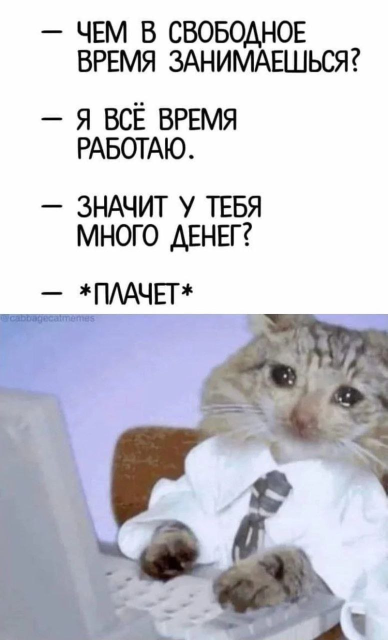
#> input picture tests/fixtures/ocr/ocr-russian-office-cat-meme.png, 775 x 1280 px (shown at 1/2 size)
$ python -i media_blurhash.py   (imports and definitions only)
#> lines starting #> are read from the running program, lines starting #| are printed output that depends on the picture
"""Pure blur-hash encoder used by the pipeline media processor.

Extracted out of :mod:`memexpert.core.media` so the encoder can be unit-tested
in isolation without pulling in FFmpeg/Pillow inspection helpers. The math is
the standard Wolt blur-hash algorithm, tuned here for the project defaults
(4x3 components, sRGB ↔ linear conversions). Nothing in this module touches
the filesystem, subprocess, or any pipeline state.
"""

from __future__ import annotations

import math
from typing import cast

from PIL import Image

_BLURHASH_ALPHABET = "0123456789ABCDEFGHIJKLMNOPQRSTUVWXYZabcdefghijklmnopqrstuvwxyz#$%*+,-.:;=?@[]^_{|}~"
_DEFAULT_BLURHASH_COMPONENTS_X = 4
_DEFAULT_BLURHASH_COMPONENTS_Y = 3


def encode_blur_hash(image: Image.Image) -> str | None:
    """Encode ``image`` into a Wolt blur-hash string (or ``None`` if invalid).

    The caller is expected to pass a reasonably small preview frame; this
    function resizes to 32x32 before running the discrete cosine transform
    but still spends O(32*32*components) per call, so it must be scheduled
    off the event loop (see ``asyncio.to_thread`` in the pipeline media
    processor). Returning ``None`` means the source image had a zero-sized
    dimension after resize — no blur hash is produced in that case.
    """

    resized = image.convert("RGB").resize((32, 32), Image.Resampling.LANCZOS)
    width, height = resized.size
    if width <= 0 or height <= 0:
        return None

    factors: list[tuple[float, float, float]] = []
    for component_y in range(_DEFAULT_BLURHASH_COMPONENTS_Y):
        for component_x in range(_DEFAULT_BLURHASH_COMPONENTS_X):
            normalization = 1.0 if component_x == 0 and component_y == 0 else 2.0
            red = 0.0
            green = 0.0
            blue = 0.0
            for y in range(height):
                for x in range(width):
                    basis = normalization * math.cos(math.pi * component_x * x / width) * math.cos(
                        math.pi * component_y * y / height
                    )
                    pixel_red, pixel_green, pixel_blue = cast(
                        "tuple[int, int, int]",
                        resized.getpixel((x, y)),
                    )
                    red += basis * _srgb_to_linear(pixel_red)
                    green += basis * _srgb_to_linear(pixel_green)
                    blue += basis * _srgb_to_linear(pixel_blue)
            scale = 1.0 / float(width * height)
            factors.append((red * scale, green * scale, blue * scale))

    dc = factors[0]
    ac = factors[1:]
    maximum_value = max((max(abs(r), abs(g), abs(b)) for r, g, b in ac), default=0.0)
    quantized_maximum_value = max(0, min(82, int(math.floor((maximum_value * 166.0) - 0.5))))
    actual_maximum_value = (quantized_maximum_value + 1) / 166.0

    encoded = [
        _encode_base83((_DEFAULT_BLURHASH_COMPONENTS_X - 1) + ((_DEFAULT_BLURHASH_COMPONENTS_Y - 1) * 9), 1),
        _encode_base83(quantized_maximum_value, 1),
        _encode_base83(_encode_dc(dc), 4),
    ]
    encoded.extend(_encode_base83(_encode_ac(factor, actual_maximum_value), 2) for factor in ac)
    return "".join(encoded)


def _encode_dc(value: tuple[float, float, float]) -> int:
    red = _linear_to_srgb(value[0])
    green = _linear_to_srgb(value[1])
    blue = _linear_to_srgb(value[2])
    return (red << 16) + (green << 8) + blue


def _encode_ac(value: tuple[float, float, float], maximum_value: float) -> int:
    if maximum_value <= 0.0:
        return 9 * 19 * 19 + 9 * 19 + 9
    quantized_red = int(max(0, min(18, math.floor((_sign_pow(value[0] / maximum_value, 0.5) * 9) + 9.5))))
    quantized_green = int(max(0, min(18, math.floor((_sign_pow(value[1] / maximum_value, 0.5) * 9) + 9.5))))
    quantized_blue = int(max(0, min(18, math.floor((_sign_pow(value[2] / maximum_value, 0.5) * 9) + 9.5))))
    return (quantized_red * 19 * 19) + (quantized_green * 19) + quantized_blue


def _encode_base83(value: int, length: int) -> str:
    encoded = []
    divisor = 1
    for _ in range(length - 1):
        divisor *= 83
    for _ in range(length):
        digit = (value // divisor) % 83
        encoded.append(_BLURHASH_ALPHABET[digit])
        divisor //= 83
    return "".join(encoded)


def _srgb_to_linear(value: int) -> float:
    normalized = value / 255.0
    if normalized <= 0.04045:
        return normalized / 12.92
    return float(((normalized + 0.055) / 1.055) ** 2.4)


def _linear_to_srgb(value: float) -> int:
    clamped = max(0.0, min(value, 1.0))
    if clamped <= 0.0031308:
        return int((clamped * 12.92 * 255.0) + 0.5)
    return int((((1.055 * (clamped ** (1.0 / 2.4))) - 0.055) * 255.0) + 0.5)


def _sign_pow(value: float, exponent: float) -> float:
    return math.copysign(abs(value) ** exponent, value)


__all__ = ["encode_blur_hash"]

>>> from PIL import Image
>>> picture = Image.open('../../tests/fixtures/ocr/ocr-russian-office-cat-meme.png')
#> picture is the input picture: PIL image 775x1280 RGBA; mean R, G, B, A 198.8, 198.8, 207.4, 255
>>> result = encode_blur_hash(picture)
#> in encode_blur_hash, `resized = image.convert("RGB").resize((32, 32), Image.Resampling.LANCZ..`:
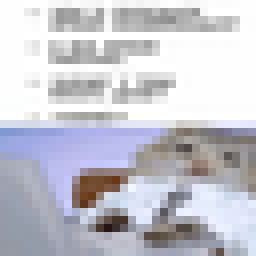
#> resized: PIL image 32x32 RGB (shown 8 times larger); mean R, G, B 198.3, 198.2, 206.8
#> after the loop in encode_blur_hash, `for component_y in range(_DEFAULT_BLURHASH_COMPONENTS_Y):`: factors = 12 items, first 6: (0.61, 0.614, 0.674), (-0.0101, -0.00681, 0.03), (0.0667, 0.0745, 0.0757), (0.0597, 0.0633, 0.0476), (0.279, 0.273, 0.22), (0.0233, 0.0242, 0.0167)
#> in encode_blur_hash, `dc = factors[0]`: dc = (0.61, 0.614, 0.674)
#> in encode_blur_hash, `ac = factors[1:]`: ac = 11 items, first 6: (-0.0101, -0.00681, 0.03), (0.0667, 0.0745, 0.0757), (0.0597, 0.0633, 0.0476), (0.279, 0.273, 0.22), (0.0233, 0.0242, 0.0167), (0.0462, 0.0417, 0.0379)
#> in encode_blur_hash, `maximum_value = max((max(abs(r), abs(g), abs(b)) for r, g, b in ac), d..`: maximum_value = 0.279
#> in encode_blur_hash, `quantized_maximum_value = max(0, min(82, int(math.floor((maximum_value..`: quantized_maximum_value = 45
#> in encode_blur_hash, `actual_maximum_value = (quantized_maximum_value + 1) / 166.0`: actual_maximum_value = 0.277
#> the loop in _encode_base83 (call 2), `for _ in range(length):` made 1 pass
#> digit on pass 1: 45
#> in _linear_to_srgb, `clamped = max(0.0, min(value, 1.0))`: clamped = 0.61
#> in _encode_dc, `red = _linear_to_srgb(value[0])`: red = 205
#> in _encode_dc, `green = _linear_to_srgb(value[1])`: green = 206
#> in _encode_dc, `blue = _linear_to_srgb(value[2])`: blue = 214
#> in encode_blur_hash, `encoded = [ _encode_base83((_DEFAULT_BLURHASH_COMPONENTS_X - 1) + ((_D..`: encoded = ['L', 'j', 'Nm=}']
#> in _encode_ac, `quantized_red = int(max(0, min(18, math.floor((_sign_pow(value[0] / ma..`: quantized_red = 7
#> in _encode_ac, `quantized_green = int(max(0, min(18, math.floor((_sign_pow(value[1] / ..`: quantized_green = 8
#> in _encode_ac, `quantized_blue = int(max(0, min(18, math.floor((_sign_pow(value[2] / m..`: quantized_blue = 12
#> result = 'LjNm=}WZx]xu~pt6xaxboaW9t7WB'
